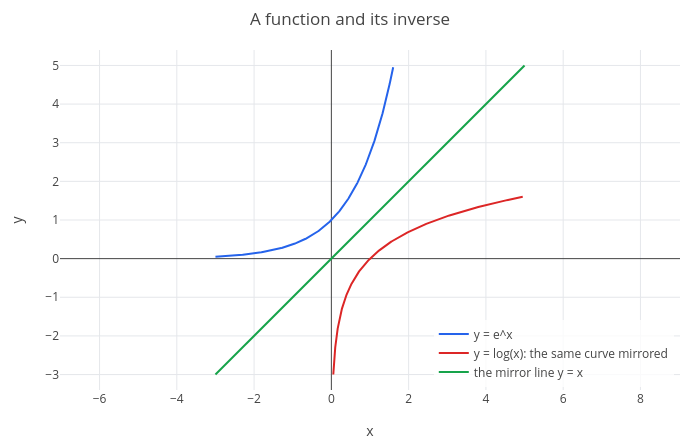

Here is the notebook cell this chart was saved with:
### Markdown cell above
$\log_{10} 1000 = 3$ because $10^3 = 1000$; Galileo sees that $1000 = 10^3$, so $\log 1000 = 3\log 10$.

The graph of an inverse function is the mirror image of the original in the diagonal line $y = x$, because swapping
$x$ and $y$ swaps the roles of input and output. A mirror image only looks like one when both axes use the same
scale, which `plot` does not promise. `parametric(X, Y, t, from, to)` draws the points $(X, Y)$ as $t$ runs from
*from* to *to*, with **equal scales** on both axes ([geometry](09-geometry-and-conics.ipynb) uses it a lot). The point
$(t, e^t)$ traces $y = e^x$; swapping the coordinates, $(e^t, t)$, traces its mirror image $y = \log x$; and
`show(...)` overlays plots:

### Code cell
p1 = parametric(t, exp(t), t, -3, 1.6);
p2 = parametric(exp(t), t, t, -3, 1.6);
p3 = parametric(t, t, t, -3, 5);
p = legend(show(p1, p2, p3), "y = e^x", "y = log(x): the same curve mirrored", "the mirror line y = x");
labels(title(p, "A function and its inverse"), "x", "y")

### Figure 1 — Plotly figure (JSON) as saved in the notebook; plotly's stock layout.template omitted (floating-point values rounded to 4 significant figures; data arrays with more than 128 entries replaced by an {"elided": "..."} marker saying what was removed)
{"data": [{"line": {"color": "#2563eb", "width": 2}, "mode": "lines", "name": "y = e^x", "type": "scatter", "x": {"elided": "402 float values"}, "y": {"elided": "402 float values"}}, {"line": {"color": "#dc2626", "width": 2}, "mode": "lines", "name": "y = log(x): the same curve mirrored", "type": "scatter", "x": {"elided": "402 float values"}, "y": {"elided": "402 float values"}}, {"line": {"color": "#16a34a", "width": 2}, "mode": "lines", "name": "the mirror line y = x", "type": "scatter", "x": {"elided": "402 float values"}, "y": {"elided": "402 float values"}}], "layout": {"height": 440, "legend": {"bgcolor": "rgba(255,255,255,0.8)", "x": 0.99, "xanchor": "right", "y": 0.01, "yanchor": "bottom"}, "margin": {"b": 50, "l": 60, "r": 20, "t": 50}, "showlegend": true, "title": {"text": "A function and its inverse"}, "width": 700, "xaxis": {"title": {"text": "x"}, "zeroline": true}, "yaxis": {"range": [-3.4, 5.4], "scaleanchor": "x", "scaleratio": 1, "title": {"text": "y"}, "zeroline": true}}}
